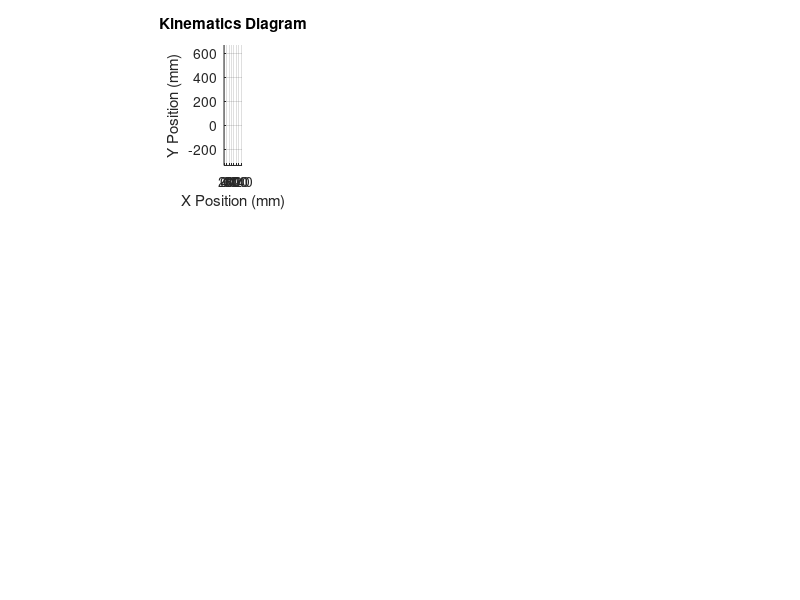

This figure's MATLAB source: (Note: this script raises an error after producing the figure.)
% Nama : Raditya Alhamdika Fadhilah
% NIM : 13123136
% Mata Kuliah : MS2105 KINEMATICS AND DYNAMICS
% Kelas : 01
% Dosen Pengajar : Prof. Ir. Andi Isra Mahyuddin, Ph.D.
% Deskripsi : Program analisis kinematika mekanisme winshield wiper
%             menggunakan matlab dengan crank(L2), coupler(L3) dan
%             wiper(L4). Dalam program ini menggunakan koordina referensi
%             utama (0,0) di ekor batang L2.

% Parameters
L2 = 50 + 136; % Length of Link 2
L3 = 2.9 * L2; % Length of Link 3
O4B = 1.2 * L2; % Distance O4 to B
O4C = 3.5 * L2; % Length of Link O4C
BC = 4*L2
d = 3 * L2; % Distance between pivots
Omega2 = 6; % Angular velocity of Link 2 (rad/s)
dt = 0.009; % Time step

% menghitung sudut O4B dan O4C
angleBC = acos((O4B^2 + O4C^2 - BC^2) / (2 * O4B * O4C));

% Initial conditions
t = 0; % Start time
Theta3_guess = (3/2)*pi; % Initial guess for Theta3
Theta4_guess = (3/2)*pi; % Initial guess for Theta4
Theta3_past = 0;
Theta4_past = 0;
Omega3_past = 0;
Omega4_past = 0;
Theta2_initial = pi/3;


% Initialize storage for plotting variables
time_array = [];
omega2_array = [];
omega3_array = [];
omega4_array = [];
angular_acceleration3_array = [];
angular_acceleration4_array = [];

% Initialize figure and subplots
figure;

% Subplot 1: Kinematics diagram
subplot(3, 2, 1);
kinematics_axes = gca; % Get current axes
hold(kinematics_axes, 'on');
grid(kinematics_axes, 'on');
title('Kinematics Diagram');
xlabel('X Position (mm)');
ylabel('Y Position (mm)');
xlim([-0.01* L2, 0.8 * L2]);
ylim([-1.8 * L2, 3.6 * L2]);
axis equal;

% Initialize placeholders for kinematics links
link2 = plot(kinematics_axes, [0, 0], [0, 0], 'b-', 'LineWidth', 1); % Link 2
link3 = plot(kinematics_axes, [0, 0], [0, 0], 'r-', 'LineWidth', 1); % Link 3
linkO4B = plot(kinematics_axes, [0, 0], [0, 0], 'm-', 'LineWidth', 1); % Link O4B
linkO4C = plot(kinematics_axes, [0, 0], [0, 0], 'm-', 'LineWidth', 1); % Link O4C
linkBC = plot(kinematics_axes, [0, 0], [0, 0], 'm-', 'LineWidth', 1); % Link O4C

% Add legend
legend([link2, link3, linkO4B], ...
       {'Link 2', 'Link 3', 'Link 4'}, ...
       'Location', 'northeast', 'Box', 'off','EdgeColor', 'none', 'Position', [0.4, 0.85, 0.15, 0.1]);


% Subplots for angular variables
subplot(3, 2, 2); omega2_plot = plot(0, 0, 'b-', 'LineWidth', 1.5); title('Angular Velocity \omega_2 vs Time'); grid on;
xlabel('Time (s)'); ylabel('\omega_2 (rad/s)');

subplot(3, 2, 3); omega3_plot = plot(0, 0, 'r-', 'LineWidth', 1.5); title('Angular Velocity \omega_3 vs Time'); grid on;
xlabel('Time (s)'); ylabel('\omega_3 (rad/s)');

subplot(3, 2, 4); omega4_plot = plot(0, 0, 'g-', 'LineWidth', 1.5); title('Angular Velocity \omega_4 vs Time'); grid on;
xlabel('Time (s)'); ylabel('\omega_4 (rad/s)');

subplot(3, 2, 5); alpha3_plot = plot(0, 0, 'm-', 'LineWidth', 1.5); title('Angular Acceleration \alpha_3 vs Time'); grid on;
xlabel('Time (s)'); ylabel('\alpha_3 (rad/s^2)');

subplot(3, 2, 6); alpha4_plot = plot(0, 0, 'c-', 'LineWidth', 1.5); title('Angular Acceleration \alpha_4 vs Time'); grid on;
xlabel('Time (s)'); ylabel('\alpha_4 (rad/s^2)');


% Continuous simulation
i = 0; % Initialize iteration counter
max_time = 2; % Set maximum simulation time
while t < max_time
    % Update time and Theta2
    t = t + dt;
    Theta2 = Theta2_initial + Omega2 * t; % Angular position of Link 2
    
    % persamaan untuk mendapatkan theta3 dan theta4. Untuk setiap nilai t
    % dihitung secara numerik untuk mendapatkan nilai theta3 dan theta4.
    eqns = @(x) [
        L2 * cos(Theta2) + L3 * cos(x(1)) - d - O4B * cos(x(2)); % Equation 1 (X-axis)
        L2 * sin(Theta2) + L3 * sin(x(1)) - O4B * sin(x(2));     % Equation 2 (Y-axis)
    ];
    
    % Initial guess for [Theta3, Theta4]
    initial_guess = [Theta3_guess, Theta4_guess];  % Start with an initial guess for Theta4 in the second quadrant

    % Use fsolve to solve the system numerically
    options = optimoptions('fsolve', 'Display', 'off');  % Turn off display
    solution = fsolve(eqns, initial_guess, options);

    % Extract Theta3 and Theta4 from the solution
    Theta3 = solution(1);
    Theta4 = solution(2);
    
    % menghitung kecepatan anguler dan percepatan anguler menggunakan
    % metode approksimasi
    if Theta3_past ~= 0 && Theta4_past ~= 0
        Omega3 = (Theta3 - Theta3_past) / dt;
        Omega4 = (Theta4 - Theta4_past) / dt;
    else
        Omega3 = 0; % Initial value for Omega3
        Omega4 = 0; % Initial value for Omega4
    end

    if Omega3_past ~= 0 && Omega4_past ~= 0
        angular_acceleration3 = (Omega3 - Omega3_past) / dt;
        angular_acceleration4 = (Omega4 - Omega4_past) / dt;
    else
        angular_acceleration3 = 0; % Initial value for Omega3
        angular_acceleration4 = 0; % Initial value for Omega4
    end

    % Persamaan semua batang sambungan
    R1 =[L2 * cos(Theta2);
         L2 * sin(Theta2)];
    R3 = R1 + [L3 * cos(Theta3); 
               L3 * sin(Theta3)];
    R4 = [d; 0] + [O4B * cos(Theta4);
                   O4B * sin(Theta4)];
    R5 = [d; 0] + [O4C * cos(Theta4 - angleBC);
                   O4C * sin(Theta4 - angleBC)];

    % plot sambungan-sambungannya
    set(link2, 'XData', [0, R1(1)], 'YData', [0, R1(2)]);
    set(link3, 'XData', [R1(1), R3(1)], 'YData', [R1(2), R3(2)]);
    set(linkO4B, 'XData', [d, R4(1)], 'YData', [0, R4(2)]);
    set(linkO4C, 'XData', [d, R5(1)], 'YData', [0, R5(2)]);
    set(linkBC, 'Xdata', [R4(1), R5(1)], 'Ydata', [R4(2), R5(2)])
    
    % input data-data ke dalam array untuk diplot
    time_array = [time_array, t];
    omega2_array = [omega2_array, Omega2];
    omega3_array = [omega3_array, Omega3];
    omega4_array = [omega4_array, Omega4];
    angular_acceleration3_array = [angular_acceleration3_array, angular_acceleration3];
    angular_acceleration4_array = [angular_acceleration4_array, angular_acceleration4];

     % Update data plots
    set(omega2_plot, 'XData', time_array, 'YData', omega2_array);
    set(omega3_plot, 'XData', time_array, 'YData', omega3_array);
    set(omega4_plot, 'XData', time_array, 'YData', omega4_array);
    set(alpha3_plot, 'XData', time_array, 'YData', angular_acceleration3_array);
    set(alpha4_plot, 'XData', time_array, 'YData', angular_acceleration4_array);



    % melihat nilai-nilai variabel di terminal
    fprintf('Time = %.2f\n', t);
    fprintf('Theta2 = %.2f\n', Omega2 * t);
    fprintf('Theta3 = %.2f\n', Theta3);
    fprintf('Theta4 = %.2f\n', Theta4);
    fprintf('Theta3_guess = %.2f\n', Theta3_guess);
    fprintf('Theta4_guess = %.2f\n', Theta4_guess);
    fprintf('Theta3_past = %.2f\n', Theta3_past);
    fprintf('Theta4_past = %.2f\n', Theta4_past);
    fprintf('omega3 = %.2f\n', Omega3);
    fprintf('omega4 = %.2f\n', Omega4);
    fprintf('Angular_acceleration3= %.2f\n', angular_acceleration3);
    fprintf('angular acceleration4 = %.2f\n', Omega4), angular_acceleration4;
    

    
    
    % Store the current values as the "previous" for next iteration
    Theta3_past = Theta3;
    Theta4_past = Theta4;
    Omega3_past = Omega3;
    Omega4_past = Omega4;


    
    % Pause for animation effect
    pause(dt);
    clc;
end
